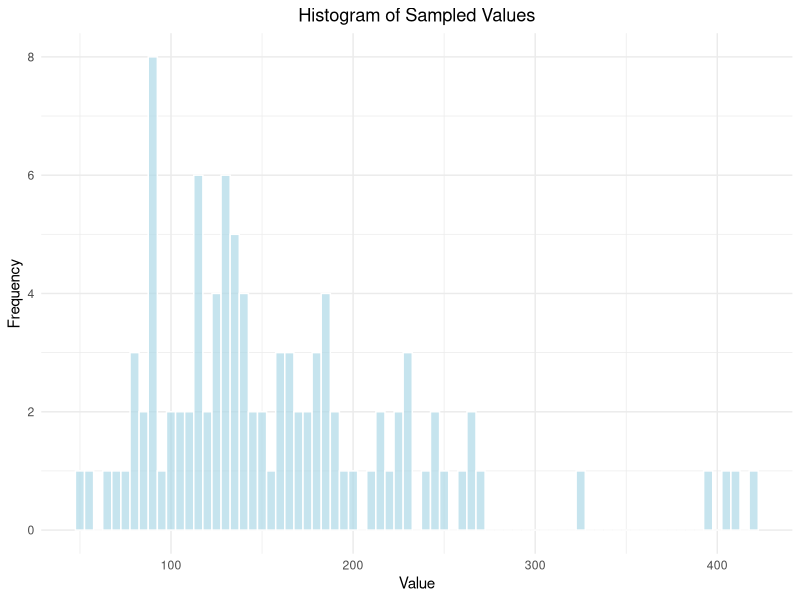
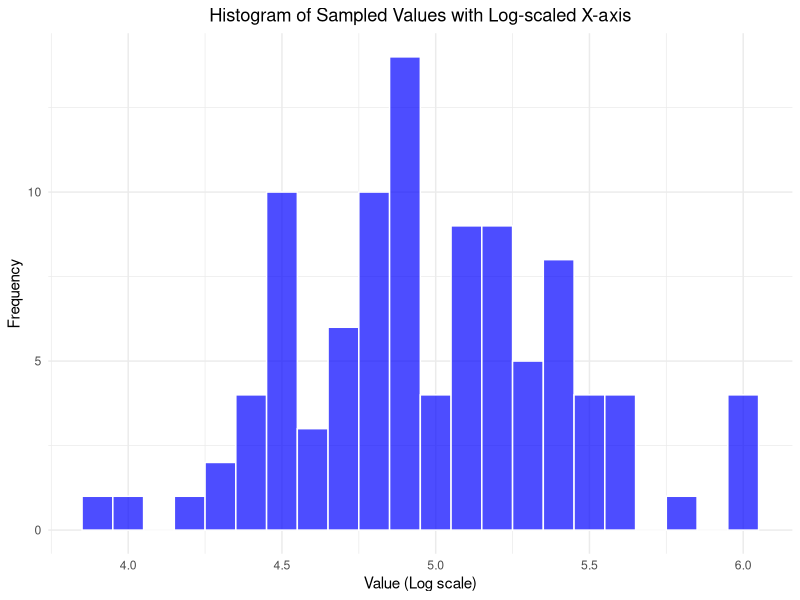
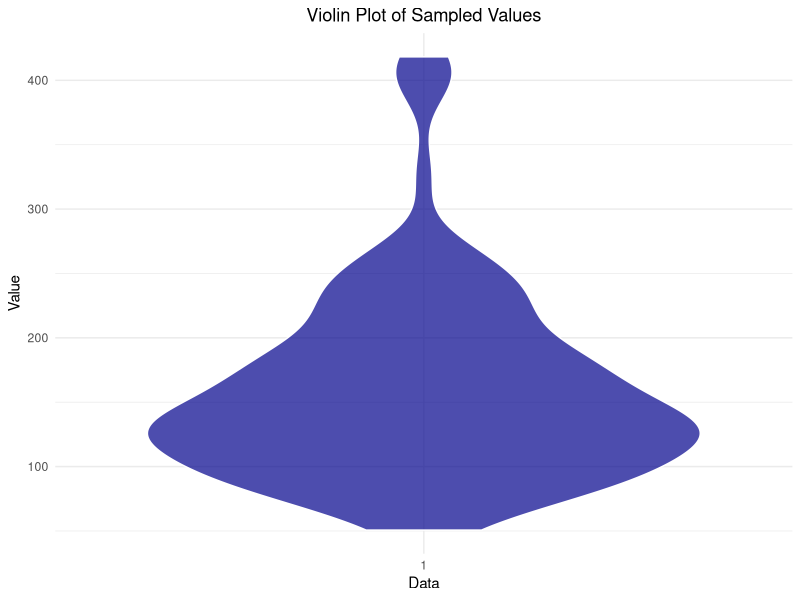

Write the R code that produced these figures, in order.
## ---- chunk 1
# imports
library(ggplot2)
## ---- chunk 2
# Sampling 100 values
set.seed(12)

mu = 5
sigma = 0.5

sample_values <- rlnorm(100, meanlog = mu, sdlog = sigma)
head(sample_values)
## ---- chunk 3
data <- data.frame(sample_values)
hist_linear <- ggplot(data, aes(x=sample_values)) + 
  geom_histogram(binwidth=5, fill="lightblue", color="white", alpha=0.7) +
  labs(title="Histogram of Sampled Values", 
       x="Value", 
       y="Frequency") +
  theme_minimal() +
  theme(plot.title = element_text(hjust = 0.5))

print(hist_linear)
## ---- chunk 4
log_sample_values <- log(sample_values)
data_log = data.frame(log_sample_values)

hist_log <- ggplot(data_log, aes(x=log_sample_values)) + 
  geom_histogram(binwidth=0.1, fill="blue", color="white", alpha=0.7) +
  labs(title="Histogram of Sampled Values with Log-scaled X-axis", 
       x="Value (Log scale)", 
       y="Frequency") +
  theme_minimal() +
  theme(plot.title = element_text(hjust = 0.5))

print(hist_log)
## ---- chunk 5
violin_pl <- ggplot(data, aes(x = factor(1), y = sample_values)) +
  geom_violin(fill = "darkblue", color = "white", alpha = 0.7) +
  labs(title = "Violin Plot of Sampled Values", 
       x = "Data", 
       y = "Value") +
  theme_minimal() +
  theme(plot.title = element_text(hjust = 0.5))

print(violin_pl)
